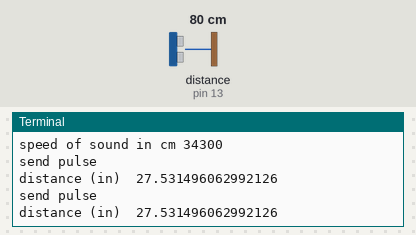
Simulated run of this program. Board: Raspberry Pi (header pin numbers). Shown: the last lines printed to the terminal. Inputs (shaded band) come from the test bench; at power-on: distance to the obstacle (sensor on pin 13) 80 cm. The echo pulse lasts 58.3 µs per cm; the clock reads 2024-03-15 10:24:30 at power-on unless the program sets it.

Above: at 1.2 s.
1.3 s: distance to the obstacle (sensor on pin 13) set to 2 cm
At 1.9 s:
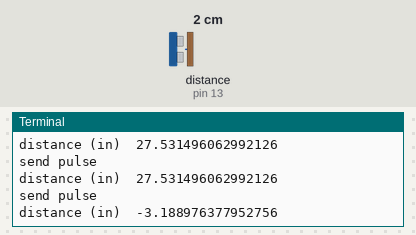
2.8 s: distance to the obstacle (sensor on pin 13) set to 4 cm
At 3.4 s:
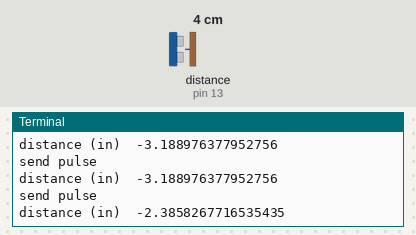
Timing chart, 0 to 5.8 s (numbered marks = the images above; inputs shaded):
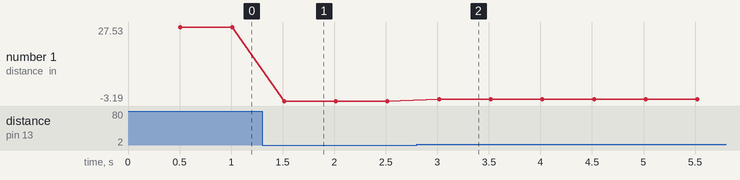

The program:

UltraSonic.py
```python
import RPi.GPIO as gpio
import time

gpio.setmode(gpio.BOARD)

print('test distance sensor')


# set up  and init
trigger = 11
echo = 13

gpio.setup(trigger, gpio.OUT)
gpio.setup(echo, gpio.IN)

pulse_start = 0.
pulse_end = 0.


speed_of_sound = 343 * 100
print("speed of sound in cm", speed_of_sound)

car_length = 4

# run forever

while True:


    # clear trigger
    gpio.output(trigger, False)
    time.sleep(0.5)

    print('send pulse')
    # send pulse to trigger
    gpio.output(trigger, True)
    time.sleep(0.00001)
    gpio.output(trigger, False)

    # check echo for return signal
    while gpio.input(echo) == 0:
        pulse_start = time.time()

    while gpio.input(echo) == 1:
        pulse_end = time.time()

    pulse_duration = pulse_end - pulse_start
    distance = speed_of_sound / 2. * pulse_duration
    distance = round(distance, 2)
    distance /= 2.54    # inches

    # filter out things far away
    if distance < 300:
        print("distance (in) ", distance - car_length)


gpio.cleanup()
    
```

Measured:
- after the input at 1.3 s, the terminal: prints a new line after 0.21 s (image 1)
- after the input at 2.8 s, the terminal: prints a new line after 0.22 s (image 2)
- plotted number 1: 27.53 → -3.19 after the input at 1.3 s, -3.19 → -2.39 after the input at 2.8 s
